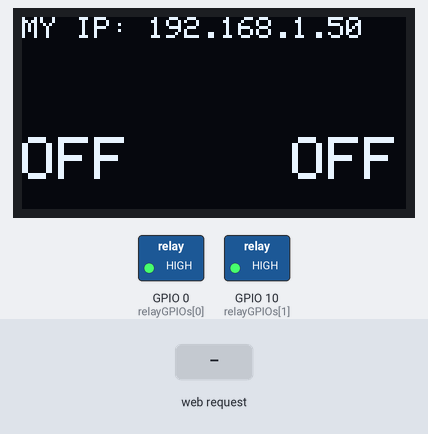
Bench run of a sketch on a simulated ESP8266 (NodeMCU). Parts: 128×64 one-colour display, switched loads named in the sketch (green lamp = pin HIGH). The inputs (shaded band) are chosen by the test bench. WiFi joins after 1.5 s; servers stay silent unless stated; what the sketch prints to the serial monitor is not drawn.

Above: at 3.7 s.
3.8 s: HTTP request GET /update received
Timing chart, 0 to 6.8 s (numbered marks = the images above; inputs shaded):
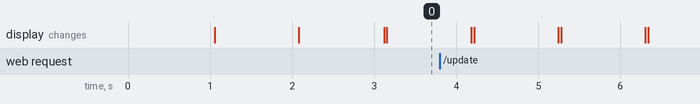

The sketch:

oled_relay_server.ino
```cpp
#include "ESP8266WiFi.h"
#include "ESPAsyncWebServer.h"
#include <ESP8266WiFi.h>
#include <SPI.h>
#include <Wire.h>
#include <Adafruit_GFX.h>
#include <Adafruit_SSD1306.h>

#define SCREEN_WIDTH 128 // OLED display width, in pixels
#define SCREEN_HEIGHT 64 // OLED display height, in pixels

// Declaration for SSD1306 display connected using software SPI (default case):
#define OLED_MOSI  13
#define OLED_CLK   14
#define OLED_DC    4
#define OLED_CS    15
#define OLED_RESET 5

Adafruit_SSD1306 display(SCREEN_WIDTH, SCREEN_HEIGHT,OLED_MOSI, OLED_CLK, OLED_DC, OLED_RESET, OLED_CS)
// Set to true to define Relay as Normally Open (NO)
#define RELAY_NO    true
#define NUM_RELAYS  2
;
// Assign each GPIO to a relay
int relayGPIOs[NUM_RELAYS] = { 0,10};

// Replace with your network credentials
const char* ssid = "Violet";
const char* password = "lalalala";

const char* PARAM_INPUT_1 = "relay";
const char* PARAM_INPUT_2 = "state";

// Create AsyncWebServer object on port 80
AsyncWebServer server(80);

const char index_html[] PROGMEM = R"rawliteral(
<!DOCTYPE HTML><html>
<head>
  <meta name="viewport" content="width=device-width, initial-scale=1">
  <style>
    html {font-family: Arial; display: inline-block; text-align: center;}
    h2 {font-size: 3.0rem;}
    p {font-size: 3.0rem;}
    body {max-width: 600px; margin:0px auto; padding-bottom: 25px;}
    .switch {position: relative; display: inline-block; width: 120px; height: 68px}
    .switch input {display: none}
    .slider {position: absolute; top: 0; left: 0; right: 0; bottom: 0; background-color: #ccc; border-radius: 34px}
    .slider:before {position: absolute; content: ""; height: 52px; width: 52px; left: 8px; bottom: 8px; background-color: #fff; -webkit-transition: .4s; transition: .4s; border-radius: 68px}
    input:checked+.slider {background-color: #2196F3}
    input:checked+.slider:before {-webkit-transform: translateX(52px); -ms-transform: translateX(52px); transform: translateX(52px)}
  </style>
</head>
<body>
  <h2>ESP Web Server</h2>
  %BUTTONPLACEHOLDER%
<script>function toggleCheckbox(element) {
  var xhr = new XMLHttpRequest();
  if(element.checked){ xhr.open("GET", "/update?relay="+element.id+"&state=1", true); }
  else { xhr.open("GET", "/update?relay="+element.id+"&state=0", true); }
  xhr.send();
}</script>
</body>
</html>
)rawliteral";

// Replaces placeholder with button section in your web page
String processor(const String& var){
  //Serial.println(var);
  if(var == "BUTTONPLACEHOLDER"){
    String buttons ="";
    for(int i=1; i<=NUM_RELAYS; i++){
      String relayStateValue = relayState(i);
      buttons+= "<h4>Relay #" + String(i) + " - GPIO " + relayGPIOs[i-1] + "</h4><label class=\"switch\"><input type=\"checkbox\" onchange=\"toggleCheckbox(this)\" id=\"" + String(i) + "\" "+ relayStateValue +"><span class=\"slider\"></span></label>";
    }
    return buttons;
  }
  return String();
}

String relayState(int numRelay){
  if(RELAY_NO){
    if(digitalRead(relayGPIOs[numRelay-1])){
      return "";
    }
    else {
      return "checked";
    }
  }
  else {
    if(digitalRead(relayGPIOs[numRelay-1])){
      return "checked";
    }
    else {
      return "";
    }
  }
  return "";
}

int x ,y;

void setup(){
  // Serial port for debugging purposes
  Serial.begin(9600);
     if(!display.begin(SSD1306_SWITCHCAPVCC)) {
    Serial.println(F("SSD1306 allocation failed"));
    for(;;); // Don't proceed, loop forever
  }

  display.clearDisplay();
  display.setTextSize(1);
  display.setTextColor(WHITE);
  display.setCursor(0,0);

  // Set all relays to off when the program starts - if set to Normally Open (NO), the relay is off when you set the relay to HIGH
  for(int i=1; i<=NUM_RELAYS; i++){
    pinMode(relayGPIOs[i-1], OUTPUT);
    if(RELAY_NO){
      digitalWrite(relayGPIOs[i-1], HIGH);
    }
    else{
      digitalWrite(relayGPIOs[i-1], LOW);
    }
  }

  // Connect to Wi-Fi
  WiFi.begin(ssid, password);
  while (WiFi.status() != WL_CONNECTED) {
       delay(1000);
    Serial.println("Connecting to WiFi..");
    display.println("Connecting");
    display.display();
 }

  // Print ESP8266 Local IP Address
  Serial.println(WiFi.localIP());


  // Route for root / web page
  server.on("/", HTTP_GET, [](AsyncWebServerRequest *request){
    request->send_P(200, "text/html", index_html, processor);
  });

  // Send a GET request to <ESP_IP>/update?relay=<inputMessage>&state=<inputMessage2>
  server.on("/update", HTTP_GET, [] (AsyncWebServerRequest *request) {
    String inputMessage;
    String inputParam;
    String inputMessage2;
    String inputParam2;
    // GET input1 value on <ESP_IP>/update?relay=<inputMessage>
    if (request->hasParam(PARAM_INPUT_1) & request->hasParam(PARAM_INPUT_2)) {
      inputMessage = request->getParam(PARAM_INPUT_1)->value();
      inputParam = PARAM_INPUT_1;
      inputMessage2 = request->getParam(PARAM_INPUT_2)->value();
      inputParam2 = PARAM_INPUT_2;
      if(RELAY_NO){
        Serial.print("NO ");
        digitalWrite(relayGPIOs[inputMessage.toInt()-1], !inputMessage2.toInt());
      }
      else{
        Serial.print("NC ");
        digitalWrite(relayGPIOs[inputMessage.toInt()-1], inputMessage2.toInt());
      }
    }
    else {
      inputMessage = "No message sent";
      inputParam = "none";
    }
    Serial.println(inputMessage + inputMessage2);
    request->send(200, "text/plain", "OK");

      x=inputMessage.toInt();
      y=inputMessage2.toInt();

  });
  // Start server
  server.begin();
}

void loop() {

     delay(10);

    if(WiFi.status()!=3)
    {
  display.clearDisplay();
  display.print("reconnecting!!");
 }
    else
    {
        display.clearDisplay();
        display.setTextSize(1);
        display.setCursor(0,0);

       display.print("MY IP: ");display.print( WiFi.localIP());
        delay(1000);
       display.setCursor(0,40);
       display.setTextSize(2);
      if((digitalRead(10)==0)){
          display.print("ON ");
          }
      else{
           display.print("OFF");
           display.display();
          }

         display.setCursor(90,40);

       if((digitalRead(0)==0)){
        display.print("ON ");
        display.display();
        }

      else {

          display.print("OFF");
          display.display();
          }

    }
    }
```
